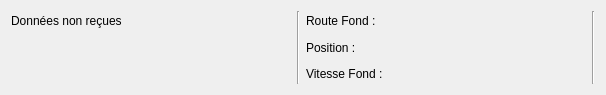
<?xml version="1.0" encoding="UTF-8"?>
<ui version="4.0">
 <class>NavData</class>
 <widget class="QWidget" name="NavData">
  <property name="geometry">
   <rect>
    <x>0</x>
    <y>0</y>
    <width>606</width>
    <height>95</height>
   </rect>
  </property>
  <property name="windowTitle">
   <string>Form</string>
  </property>
  <layout class="QGridLayout" name="gridLayout">
   <item row="0" column="2">
    <widget class="QLabel" name="l_COG">
     <property name="text">
      <string>Route Fond :</string>
     </property>
    </widget>
   </item>
   <item row="2" column="2">
    <widget class="QLabel" name="l_SOG">
     <property name="text">
      <string>Vitesse Fond :</string>
     </property>
    </widget>
   </item>
   <item row="2" column="0">
    <widget class="QLabel" name="l_dtPC">
     <property name="text">
      <string/>
     </property>
    </widget>
   </item>
   <item row="1" column="2">
    <widget class="QLabel" name="l_Position">
     <property name="text">
      <string>Position :</string>
     </property>
    </widget>
   </item>
   <item row="0" column="1" rowspan="3">
    <widget class="Line" name="line">
     <property name="orientation">
      <enum>Qt::Vertical</enum>
     </property>
    </widget>
   </item>
   <item row="0" column="0">
    <widget class="QLabel" name="l_DateHeureGPS">
     <property name="text">
      <string>Données non reçues</string>
     </property>
    </widget>
   </item>
   <item row="0" column="4" rowspan="3">
    <widget class="Line" name="line_4">
     <property name="orientation">
      <enum>Qt::Vertical</enum>
     </property>
    </widget>
   </item>
  </layout>
 </widget>
 <resources/>
 <connections/>
</ui>
